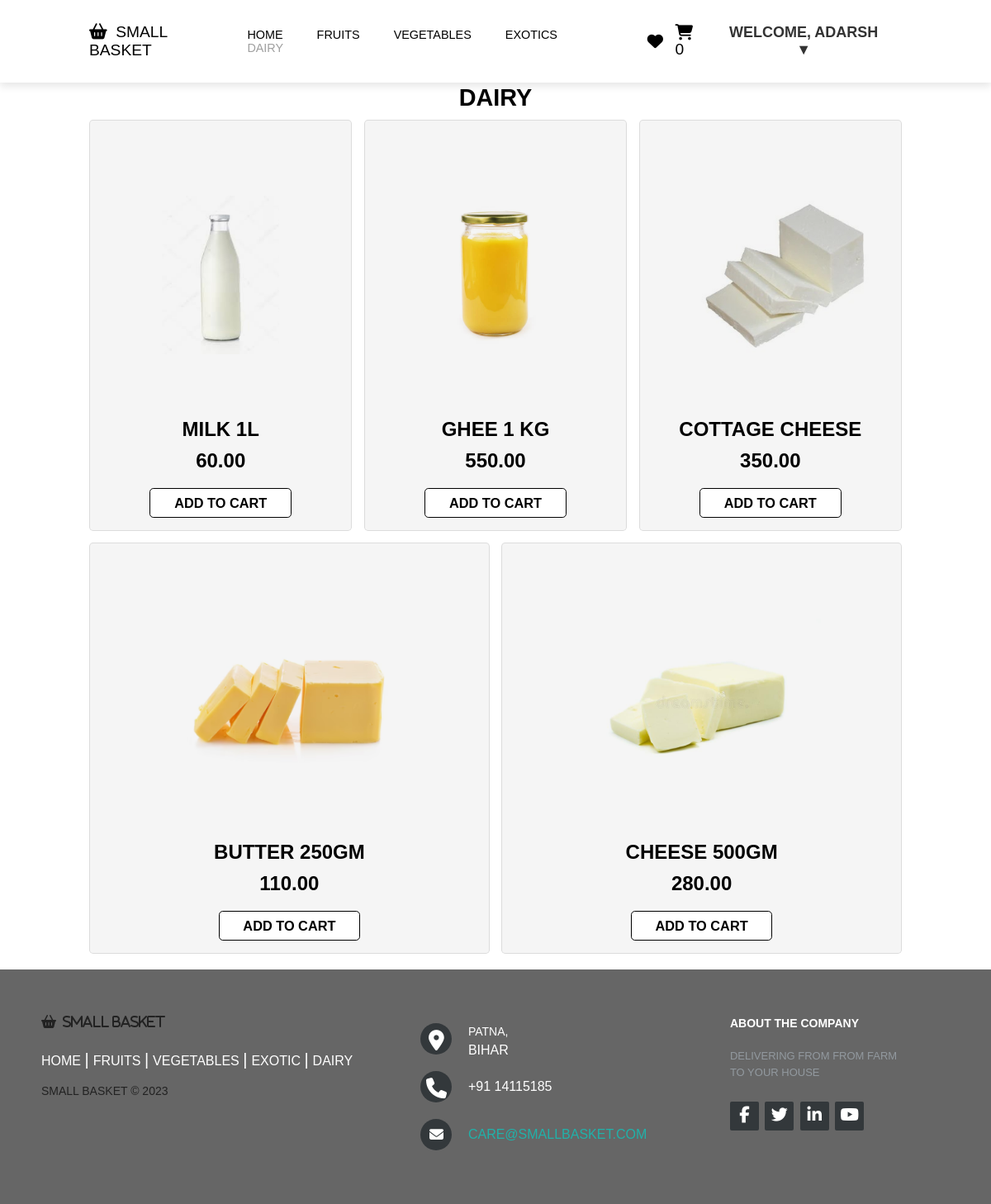
/dairy.php (signed in), run on the app's committed database.
### tables this page shows
CREATE TABLE `products` (
  `id` int(11) NOT NULL,
  `name` varchar(255) NOT NULL,
  `description` text DEFAULT NULL,
  `price` decimal(10,2) NOT NULL,
  `image` varchar(255) DEFAULT NULL,
  `created_at` timestamp NOT NULL DEFAULT current_timestamp(),
  `updated_at` timestamp NOT NULL DEFAULT current_timestamp() ON UPDATE current_timestamp()
);

### dairy.php (the view, shortened to what this page needs)
<html>
<head>
    <link rel="stylesheet" href="css/style.css">
    <link rel="stylesheet" href="css/style2.css">
</head>
<body>
    <header>
        <a href="#" class="logo"><i class="fa-sharp fa-solid fa-basket-shopping"></i>&nbsp; SMALL BASKET</i></a>
        <nav class="navbar">
            <a href="index.php">Home</a>
            <a href="fruit.php">FRUITS</a>
            <a href="veggies.php">VEGETABLES</a>
            <a href="exotics.php">EXOTICS</a>
            <a style="color: #9F9F9F " href="dairy.php">DAIRY</a>
        </nav>
        <div class="icons">
            <a href="#"><i class="fa fa-heart"></i></a>
            <a href="#" class="cart-icon">
                <i class="fa fa-shopping-cart"></i>
                <span class="cart-count">0</span>
            </a>
            <?php
            if (isset($_SESSION['name'])) {
                echo '<div class="dropdown">
            <button class="dropbtn">Welcome, ' . $_SESSION['name'] . ' ▼</button>
            <div class="dropdown-content">
                <a href="account.php">My Account</a>
                <a href="orders.php">My Orders</a>
                <a href="logout.php">Logout </a>
            </div>
          </div>';
            } else {
                echo '<div class="login">
                <a href="login.html"><i class="fa fa-user"></i></a>
          </div>';
            }
            ?>
        </div>
    </header>
    <br><br><br>
    <section class="product" id="product">
        <h1 class="heading">DAIRY <span></span></h1>
        <div class="box-container">
            <?php
            $servername = "localhost:3306";
            $username = "root";
            $password = "";
            $dbname = "farmbasket";
            $conn = new mysqli($servername, $username, $password, $dbname);
            $sql = "SELECT * FROM products WHERE description = 'dairy'";
            $result = $conn->query($sql);
            if ($result->num_rows > 0) {
                while ($row = $result->fetch_assoc()) {
                    echo '<div class="box">';
                    echo '<div class="content">';
                    echo '<img src="' . $row["image"] . '" alt="' . $row["name"] . '">';
                    echo '<h3>' . $row["name"] . '</h3>';
                    echo '<div class="price">' . $row["price"] . '</div>';
                    echo '<button class="btn" onclick="addToCart(this)">Add to Cart</button>';
                    echo '</div>';
                    echo '</div>';
                }
            } else {
                echo "No products found.";
            }
            ?>
        </div>
    </section>
    <footer class="footer-distributed">
        <div class="footer-left">
            <i class="fa-sharp fa-solid fa-basket-shopping">&nbsp; SMALL BASKET</i>
            <p class="footer-links">
                <a href="index.php" class="link-1">Home</a>
                <a href="fruit.php">Fruits</a>
                <a href="veggies.php">Vegetables</a>
                <a href="exotics.php">Exotic</a>
                <a href="dairy.php">Dairy</a>
            </p>
            <p class="footer-company-name">SMALl BASKET © 2023</p>
        </div>
        <div class="footer-center">
        <div>
                <i class="fa fa-map-marker"></i>
                <p><span>PATNA,</span> BIHAR</p>
            </div>
            <div>
                <i class="fa fa-phone"></i>
                <p>+91 14115185 </p>
            </div>
            <div>
                <i class="fa fa-envelope"></i>
                <p><a href="mailto:care@smallbasket.com">care@smallbasket.com</a></p>
            </div>
        </div>
        <div class="footer-right">
            <p class="footer-company-about">
                <span>About the company</span>
                Delivering from from Farm to your House
            </p>
            <div class="footer-icons">
                <a href="#"><i class="fa fa-facebook"></i></a>
                <a href="#"><i class="fa fa-twitter"></i></a>
                <a href="#"><i class="fa fa-linkedin"></i></a>
                <a href="#"><i class="fa fa-youtube"></i></a>
            </div>
        </div>
    </footer>
</body>
</html>

### css/style.css (style rules this page uses)
* { font-family:Arial, Helvetica, sans-serif; margin: 0; padding: 0; box-sizing: border-box; outline: none; border: none; text-decoration: none; text-transform: uppercase; transition: all .1s linear; }
html { font-size: 60%; scroll-padding-top: 6rem; scroll-behavior: smooth; }
header { position: fixed; top: 0; left: 0; right: 0; z-index: 1000; background: #fff; padding: 2rem 9%; display: flex; align-items: center; justify-content: space-between; box-shadow: 0 .5rem 1rem rgba(0, 0, 0, .1); }
header .logo { font-size: 2rem; color: #000; font-weight: 500; }
header .navbar a { font-size: 1.5rem; color: #000; margin: 0 2rem; }
header .icons a { font-size: 2rem; color: #000; margin-left: 1.5rem; }
section { margin-top: 5vh; padding: 2rem 9%; }
.btn { display: inline-block; margin-top: 1rem; border-radius: .5rem; border: .2rem solid #000; font-weight: bolder; font-size: 1.7rem; color: #000; cursor: pointer; background: #fff; padding: .8rem 3rem; }
.heading { text-align: center; font-size: 3rem; padding: 10px; font-weight: bolder; text-transform: uppercase; }
.product .box-container { display: flex; flex-wrap: wrap; gap: 1.5rem; }
.product .box-container .box { border: .1rem solid rgba(0, 0, 0, .1); border-radius: .5rem; text-align: center; position: relative; overflow: hidden; background: #f5f5f5; flex: 1 1 30rem; }
.product .box-container .content { padding: 1.5rem; }
.product .box-container .box img { height: 20rem; transform: rotate(0deg); margin: 8rem 2rem; mix-blend-mode: multiply; }
.product .box-container .box .content h3 { color: #000; font-size: 2.5rem; }
.product .box-container .box .content .price { color: #000; font-size: 2.5rem; font-weight: bolder; padding: 1rem 0; }
.footer-distributed { background: #666; box-shadow: 0 1px 1px 0 rgba(0, 0, 0, 0.12); box-sizing: border-box; width: 100%; text-align: left; font: bold 16px sans-serif; padding: 55px 50px; color: #222; }
.footer-distributed .footer-left, .footer-distributed .footer-center, .footer-distributed .footer-right { display: inline-block; vertical-align: top; }
.footer-distributed .footer-left { width: 40%; }
.footer-distributed .footer-links { color: #ffffff; margin: 20px 0 12px; padding: 0; }
.footer-distributed .footer-links a { display:inline-block; line-height: 1.8; font-weight:400; text-decoration: none; color: inherit; }
.footer-distributed .footer-company-name { color: #222; font-size: 14px; font-weight: normal; margin: 0; }
.footer-distributed .footer-center { width: 35%; }
.footer-distributed .footer-center i { background-color: #33383b; color: #ffffff; font-size: 25px; width: 38px; height: 38px; border-radius: 50%; text-align: center; line-height: 42px; margin: 10px 15px; vertical-align: middle; }
.footer-distributed .footer-center i.fa-envelope { font-size: 17px; line-height: 38px; }
.footer-distributed .footer-center p { display: inline-block; color: #ffffff; font-weight:400; vertical-align: middle; margin:0; }
.footer-distributed .footer-center p span { display:block; font-weight: normal; font-size:14px; line-height:2; }
.footer-distributed .footer-center p a { color: lightseagreen; text-decoration: none;; }
.footer-distributed .footer-links a:before { content: "|"; font-weight:300; font-size: 20px; left: 0; color: #fff; display: inline-block; padding-right: 5px; }
.footer-distributed .footer-links .link-1:before { content: none; }
.footer-distributed .footer-right { width: 20%; }
.footer-distributed .footer-company-about { line-height: 20px; color: #92999f; font-size: 13px; font-weight: normal; margin: 0; }
.footer-distributed .footer-company-about span { display: block; color: #ffffff; font-size: 14px; font-weight: bold; margin-bottom: 20px; }
.footer-distributed .footer-icons { margin-top: 25px; }
.footer-distributed .footer-icons a { display: inline-block; width: 35px; height: 35px; cursor: pointer; background-color: #33383b; border-radius: 2px; font-size: 20px; color: #ffffff; text-align: center; padding-top: 6px !important; margin-right: 3px; margin-bottom: 5px; }
.icons { display: flex; align-items: center; }
.dropdown { position: relative; display: inline-block; }
.dropdown { position: relative; }
.dropbtn { display: inline-block; background-color: #fff; color: #333; padding: 10px 20px; border-radius: 5px; text-decoration: none; font-weight: bold; font-size: 18px; transition: background-color 0.3s ease; }

### data on the page
products: image (picture), name "MILK 1L", price "60.00"
products: image (picture), name "GHEE 1 KG", price "550.00"
products: image (picture), name "COTTAGE CHEESE", price "350.00"
products: image (picture), name "BUTTER 250GM", price "110.00"
products: image (picture), name "CHEESE 500GM", price "280.00"

### other printed values
$_SESSION['name'] "ADARSH"
